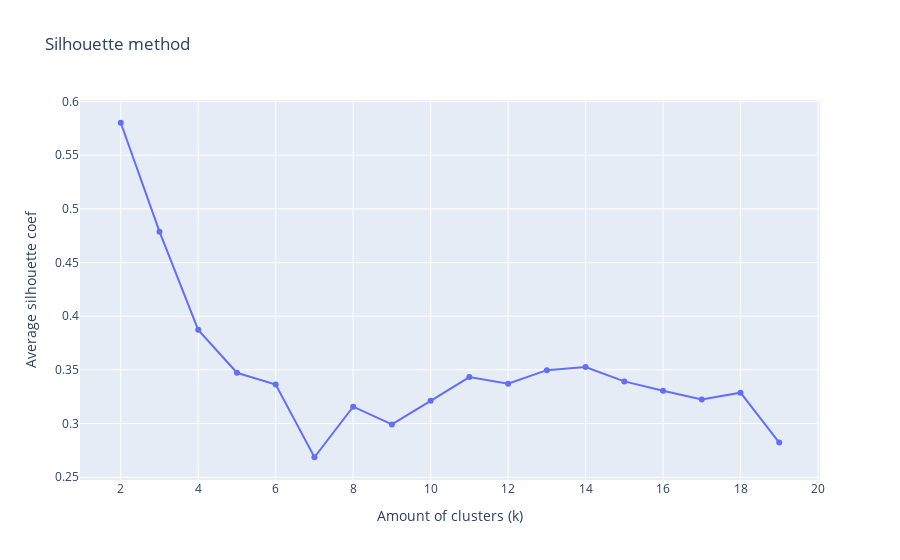

Notebook source saved alongside this figure:
### Markdown cell above
## *Determining the optimal number of clusters*

### Code cell
silhouette_avg_scores = []
k_range = range(2, 20)
for k in k_range:
    kmeans = KMeans(n_clusters=k, random_state=42)
    labels = kmeans.fit_predict(scaled_features_df)
    score = silhouette_score(scaled_features_df, labels)
    silhouette_avg_scores.append(score)

fig_score = px.line(
    x=list(k_range),
    y=silhouette_avg_scores,
    markers=True,
    labels={'x': 'Amount of clusters (k)', 'y': 'Average silhouette coef'},
    title='Silhouette method '
)
fig_score.show()

### Figure 1 — Plotly figure (JSON) as saved in the notebook; plotly's stock layout.template omitted (floating-point values rounded to 4 significant figures)
{"data": [{"hovertemplate": "Amount of clusters (k)=%{x}<br>Average silhouette coef=%{y}<extra></extra>", "legendgroup": "", "line": {"color": "#636efa", "dash": "solid"}, "marker": {"symbol": "circle"}, "mode": "lines+markers", "name": "", "orientation": "v", "showlegend": false, "type": "scatter", "x": [2, 3, 4, 5, 6, 7, 8, 9, 10, 11, 12, 13, 14, 15, 16, 17, 18, 19], "xaxis": "x", "y": [0.5802, 0.4787, 0.3872, 0.3473, 0.3362, 0.2686, 0.3157, 0.2991, 0.3211, 0.3433, 0.3371, 0.3497, 0.3527, 0.3392, 0.3306, 0.3224, 0.3287, 0.2823], "yaxis": "y"}], "layout": {"autosize": true, "legend": {"tracegroupgap": 0}, "title": {"text": "Silhouette method "}, "xaxis": {"anchor": "y", "autorange": true, "domain": [0, 1], "range": [0.9727, 20.03], "title": {"text": "Amount of clusters (k)"}, "type": "linear"}, "yaxis": {"anchor": "x", "autorange": true, "domain": [0, 1], "range": [0.2428, 0.6059], "title": {"text": "Average silhouette coef"}, "type": "linear"}}}
